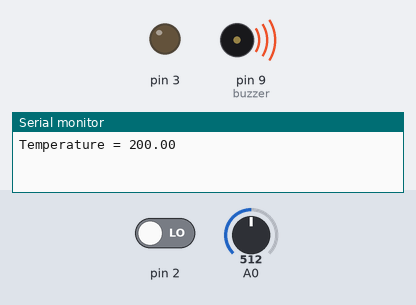
Bench run of a sketch on a simulated Arduino Uno, built with avr-gcc and run on an emulated ATmega328P. On the bench: output pins drawn as LEDs (lit = HIGH), buzzer (waves = sounding), the last lines printed to the serial monitor. The inputs (shaded band) are chosen by the test bench; at power-on: pin 2 LOW, A0 = 512.

Above: at 2.2 s.
2.3 s: pin 2 driven HIGH
At 3.5 s:
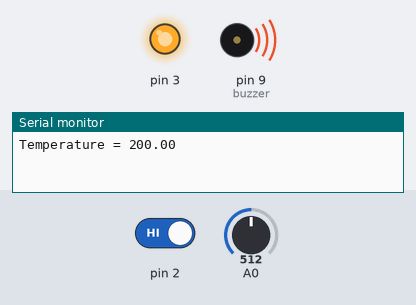
8.3 s: A0 set to 192
11.2 s: A0 set to 162
At 13.6 s:
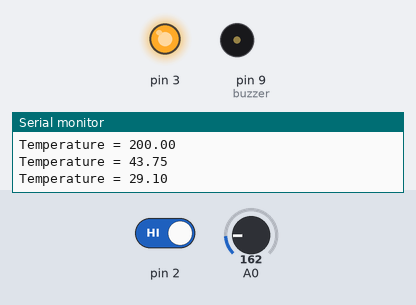
Timing chart, 0 to 15.1 s (numbered marks = the images above; inputs shaded):
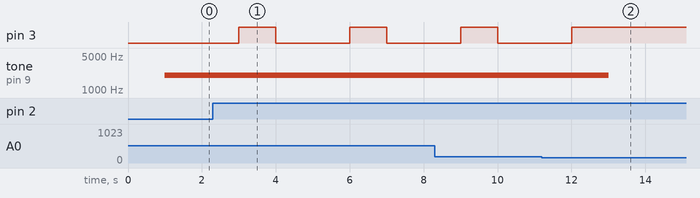

The sketch:

Home_Automation_-_Rashmi.ino
```cpp
float temp;
const int buzzer = 9;
void setup()
{
  Serial.begin(9600);
  pinMode(2, INPUT);
  pinMode(A0, INPUT);
  Serial.begin(9600);
  pinMode(3, OUTPUT);
  pinMode(buzzer, OUTPUT);
  Serial.begin(9600);
  delay(1000);
}


void loop()
{
  digitalWrite(3, LOW);
  int read=digitalRead(2);
  if(read == HIGH)
  {
    digitalWrite(3,HIGH);
    delay(1000);
  }
  temp = analogRead(A0);
  temp =((temp*5)/1024);
  temp = (temp-0.5)*100;
  Serial.print("Temperature = ");
  Serial.println(temp);
  if (temp <= 35)
  {
    digitalWrite(3, HIGH);
    noTone(buzzer);
    delay(2000);
  }
  else
  {
    digitalWrite(3, LOW);
    tone(buzzer, 2000);
    delay(2000);
  }
}
```

Measured:
- the behaviour switches between 175 and 174 on A0 (found by bisection; images 1 and 2)
- after the input at 2.3 s, pin 3: alternates HIGH for 1.0 s and LOW for 2.0 s, starting after 0.70 s
- after the input at 11.2 s, pin 3: goes on until 12.0 s, then stays HIGH; tone on pin 9 (buzzer): 2000 Hz → silent after 1.8 s
